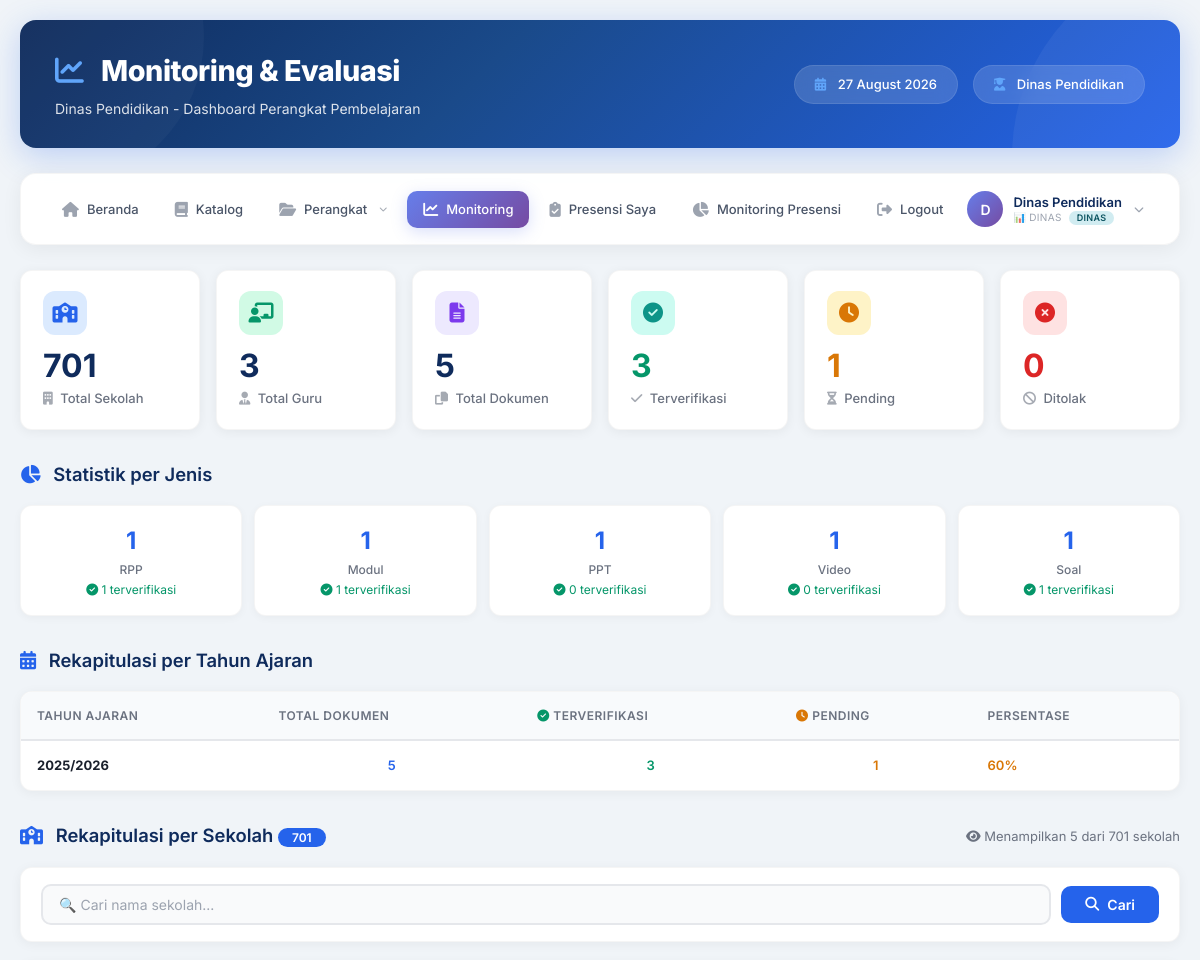
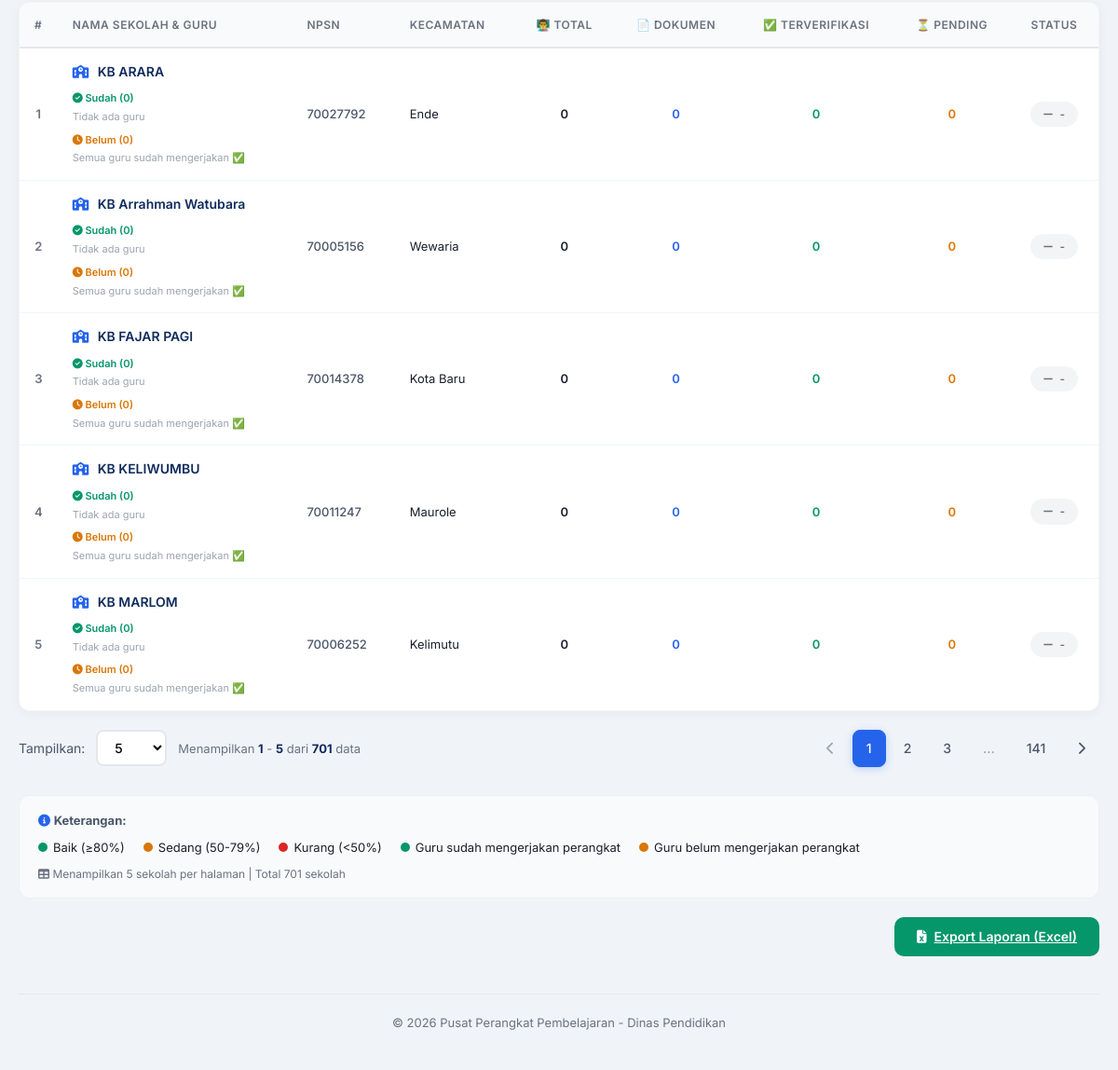
Page /dinas_monitoring.php (signed in) on the committed database (2 pictures, top to bottom).
### tables this page shows
CREATE TABLE `sekolah` (
  `id` int(11) NOT NULL,
  `nama_sekolah` varchar(100) NOT NULL,
  `npsn` varchar(10) DEFAULT NULL,
  `alamat` text DEFAULT NULL,
  `kelurahan` varchar(50) DEFAULT NULL,
  `kecamatan` varchar(50) DEFAULT NULL,
  `kabupaten` varchar(50) DEFAULT NULL,
  `provinsi` varchar(50) DEFAULT NULL,
  `kode_pos` varchar(10) DEFAULT NULL,
  `kepala_sekolah` int(11) DEFAULT NULL,
  `pengawas` int(11) DEFAULT NULL,
  `created_at` timestamp NOT NULL DEFAULT current_timestamp()
);

### dinas_monitoring.php (the view, shortened to what the rows shown need)
<?php
include_once 'config/database.php';
$page = isset($_GET['page']) ? (int)$_GET['page'] : 1;
$limit = isset($_GET['limit']) ? (int)$_GET['limit'] : 5;
$offset = ($page - 1) * $limit;
$where = "1=1";
$data_sekolah = fetchAll("
    SELECT s.*,
           COUNT(DISTINCT u.id) as total_guru,
           COUNT(p.id) as total_dokumen,
           SUM(CASE WHEN p.status = 'terverifikasi' THEN 1 ELSE 0 END) as terverifikasi,
           SUM(CASE WHEN p.status = 'pending_kepsek' OR p.status = 'pending_pengawas' THEN 1 ELSE 0 END) as pending,
           SUM(CASE WHEN p.status = 'ditolak_kepsek' OR p.status = 'ditolak_pengawas' THEN 1 ELSE 0 END) as ditolak,
           GROUP_CONCAT(DISTINCT CASE WHEN p.id IS NOT NULL THEN u.name END SEPARATOR ', ') as guru_sudah,
           GROUP_CONCAT(DISTINCT CASE WHEN p.id IS NULL THEN u.name END SEPARATOR ', ') as guru_belum
    FROM sekolah s
    LEFT JOIN users u ON u.sekolah_id = s.id AND u.role = 'guru'
    LEFT JOIN perangkat p ON p.id_guru = u.id
    WHERE $where
    GROUP BY s.id
    ORDER BY s.nama_sekolah
    LIMIT $offset, $limit
");
?>
<!DOCTYPE html>
<html lang="id">
<head>
    <link rel="stylesheet" href="https://cdnjs.cloudflare.com/ajax/libs/font-awesome/6.4.0/css/all.min.css">
</head>
<body>
    <div class="container">
        <header class="header">
            <div class="header-left">
                <h1><i class="fas fa-chart-line"></i> Monitoring & Evaluasi</h1>
            </div>
        </header>
        <main>
            <div class="table-container">
                <div class="table-wrapper">
                    <table>
                        <thead>
                            <tr>
                                <th>Tahun Ajaran</th>
                                <th>Total Dokumen</th>
                                <th><i class="fas fa-check-circle" style="color:#059669;"></i> Terverifikasi</th>
                                <th><i class="fas fa-clock" style="color:#d97706;"></i> Pending</th>
                                <th>Persentase</th>
                            </tr>
                        </thead>
                    </table>
                </div>
            </div>
            <div class="table-container">
                <div class="table-wrapper">
                    <table>
                        <thead>
                            <tr>
                                <th style="width:40px;">#</th>
                                <th style="min-width:220px;">Nama Sekolah &amp; Guru</th>
                                <th>NPSN</th>
                                <th>Kecamatan</th>
                                <th style="text-align:center;">👨‍🏫 Total</th>
                                <th style="text-align:center;">📄 Dokumen</th>
                                <th style="text-align:center;">✅ Terverifikasi</th>
                                <th style="text-align:center;">⏳ Pending</th>
                                <th style="text-align:center;">Status</th>
                            </tr>
                        </thead>
                        <tbody>
                            <?php if (count($data_sekolah) > 0): ?>
                                <?php $no = $offset + 1; foreach ($data_sekolah as $s): ?>
                                <tr>
                                    <td style="text-align:center; font-weight:600; color:#6b7280;"><?php echo $no++; ?></td>
                                    <td>
                                        <div class="table-school-name">
                                            <i class="fas fa-school"></i> <?php echo $s['nama_sekolah']; ?>
                                        </div>
                                        <div class="guru-section">
                                            <span class="label sudah"><i class="fas fa-check-circle"></i> Sudah (<?php
                                                $sudah_list = !empty($s['guru_sudah']) ? explode(', ', $s['guru_sudah']) : [];
                                                echo count($sudah_list);
                                            ?>)</span>
                                            <div class="guru-list">
                                                <?php if (!empty($s['guru_sudah'])):
                                                    $guru_list = explode(', ', $s['guru_sudah']);
                                                    $max = 10;
                                                    $count = count($guru_list);
                                                    for ($i = 0; $i < min($max, $count); $i++):
                                                ?>
                                                    <span class="guru-item sudah"><i class="fas fa-user"></i> <?php echo $guru_list[$i]; ?></span>
                                                <?php endfor;
                                                    if ($count > $max): ?>
                                                    <span class="guru-item sudah" style="background:#a7f3d0;">+<?php echo $count - $max; ?> lagi</span>
                                                <?php endif; ?>
                                                <?php else: ?>
                                                    <span style="font-size:11px; color:#9ca3af;">Tidak ada guru</span>
                                                <?php endif; ?>
                                            </div>
                                        </div>
                                        <div class="guru-section" style="margin-top:4px;">
                                            <span class="label belum"><i class="fas fa-clock"></i> Belum (<?php
                                                $belum_list = !empty($s['guru_belum']) ? explode(', ', $s['guru_belum']) : [];
                                                echo count($belum_list);
                                            ?>)</span>
                                            <div class="guru-list">
                                                <?php if (!empty($s['guru_belum'])):
                                                    $guru_list = explode(', ', $s['guru_belum']);
                                                    $max = 10;
                                                    $count = count($guru_list);
                                                    for ($i = 0; $i < min($max, $count); $i++):
                                                ?>
                                                    <span class="guru-item belum"><i class="fas fa-user"></i> <?php echo $guru_list[$i]; ?></span>
                                                <?php endfor;
                                                    if ($count > $max): ?>
                                                    <span class="guru-item belum" style="background:#fde68a;">+<?php echo $count - $max; ?> lagi</span>
                                                <?php endif; ?>
                                                <?php else: ?>
                                                    <span style="font-size:11px; color:#9ca3af;">Semua guru sudah mengerjakan ✅</span>
                                                <?php endif; ?>
                                            </div>
                                        </div>
                                    </td>
                                    <td><span style="font-weight:500; color:#4a5568;"><?php echo $s['npsn']; ?></span></td>
                                    <td><?php echo $s['kecamatan']; ?></td>
                                    <td style="text-align:center; font-weight:600;"><?php echo $s['total_guru'] ?? 0; ?></td>
                                    <td style="text-align:center; font-weight:600; color:#2563eb;"><?php echo $s['total_dokumen'] ?? 0; ?></td>
                                    <td style="text-align:center; font-weight:600; color:#059669;"><?php echo $s['terverifikasi'] ?? 0; ?></td>
                                    <td style="text-align:center; font-weight:600; color:#d97706;"><?php echo $s['pending'] ?? 0; ?></td>
                                    <td style="text-align:center;">
                                        <?php
                                        $total = $s['total_dokumen'] ?? 0;
                                        $terverifikasi = $s['terverifikasi'] ?? 0;
                                        $percent = ($total > 0) ? round(($terverifikasi / $total) * 100, 1) : 0;
                                        if ($total == 0) {
                                            echo '<span class="status-badge neutral"><i class="fas fa-minus"></i> -</span>';
                                        } elseif ($percent >= 80) {
                                            echo '<span class="status-badge success"><i class="fas fa-check-circle"></i> '.$percent.'%</span>';
                                        } elseif ($percent >= 50) {
                                            echo '<span class="status-badge warning"><i class="fas fa-exclamation-triangle"></i> '.$percent.'%</span>';
                                        } else {
                                            echo '<span class="status-badge danger"><i class="fas fa-times-circle"></i> '.$percent.'%</span>';
                                        }
                                        ?>
                                    </td>
                                </tr>
                                <?php endforeach; ?>
                            <?php endif; ?>
                        </tbody>
                    </table>
                </div>
            </div>
        </main>
    </div>
</body>
</html>

### rows in the picture
sekolah: nama_sekolah "KB ARARA", count($sudah_list) "0", count($belum_list) "0", npsn "70027792", kecamatan "Ende", total_guru "0", total_dokumen "0", terverifikasi "0", pending "0"
sekolah: nama_sekolah "KB Arrahman Watubara", count($sudah_list) "0", count($belum_list) "0", npsn "70005156", kecamatan "Wewaria", total_guru "0", total_dokumen "0", terverifikasi "0", pending "0"
sekolah: nama_sekolah "KB FAJAR PAGI", count($sudah_list) "0", count($belum_list) "0", npsn "70014378", kecamatan "Kota Baru", total_guru "0", total_dokumen "0", terverifikasi "0", pending "0"
sekolah: nama_sekolah "KB KELIWUMBU", count($sudah_list) "0", count($belum_list) "0", npsn "70011247", kecamatan "Maurole", total_guru "0", total_dokumen "0", terverifikasi "0", pending "0"
sekolah: nama_sekolah "KB MARLOM", count($sudah_list) "0", count($belum_list) "0", npsn "70006252", kecamatan "Kelimutu", total_guru "0", total_dokumen "0", terverifikasi "0", pending "0"

### other values in the picture
$_SESSION['name'] "Dinas Pendidikan"
substr($_SESSION['name'], 0, 1) "D"
$role_display "📊 DINAS"
$_SESSION['role'] "DINAS"
$total_sekolah_all "701"
$total_guru "3"
$total_dokumen "5"
$total_terverifikasi "3"
$total_pending "1"
$total_ditolak "0"
$j['total'] "1"
$j['jenis'] "RPP"
$j['terverifikasi'] "1"
$j['jenis'] "Modul"
$j['jenis'] "PPT"
